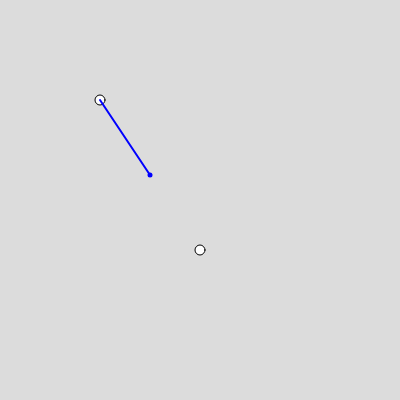
Frame 1 (no input)
Frame 60 (no input): identical to frame 1, image omitted
Frame 120 (the mouse pressed at the canvas centre since frame 60): identical to frame 1, image omitted

The p5.js sketch that drew this single still picture (run headless with seeded random() and noise() and a simulated clock; from frame 60 on, the mouse is pressed at the canvas centre):

// p5.js sketch
// ── sketch.js
let a, b;

function setup() {
  createCanvas(400, 400);
  background(220);
  
  a = createVector(100, 100);
  b = createVector(200, 250);
  
  //console.log( a.toString() );
  circle(a.x, a.y, 10);
  circle(b.x, b.y, 10);
  
  b.sub(a); // target - currPos
  b.mult(0.50);
  drawVector(b, a.x, a.y);  
}

function draw() {
  //
}

function drawVector(vector, x, y) {
  //vector.mult(10);
  
  push();
  translate(x, y);
  strokeWeight(2);
  stroke(0, 0, 255);
  line(0, 0, vector.x, vector.y);
  strokeWeight(5);
  point(vector.x, vector.y);
  pop();
}
